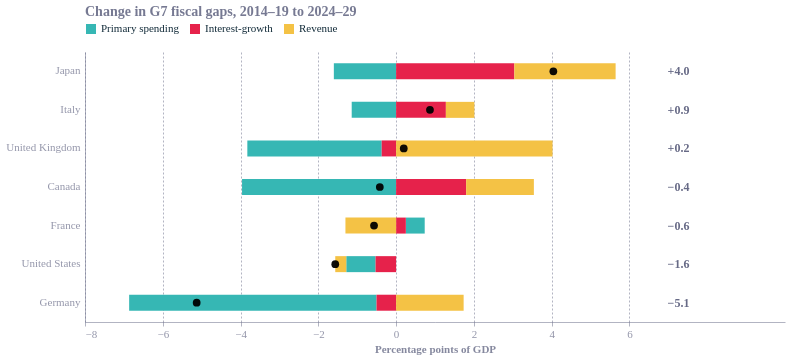

Notebook code for this chart:
### Code cell
d = dec.rename(columns={"revenue": "Revenue", "primary_spend": "Primary spending",
                        "snowball": "Interest-growth", "gap_change": "Total"})
comps = ["Primary spending", "Interest-growth", "Revenue"]
order = d.Total.sort_values(ascending=False).index.tolist()
longd = d.reset_index().melt(id_vars=["country", "Total"], value_vars=comps,
                             var_name="component", value_name="pp")
bars = alt.Chart(longd).mark_bar(height=16).encode(
    y=alt.Y("country:N", sort=order, title=None),
    x=alt.X("pp:Q", title="Percentage points of GDP",
            scale=alt.Scale(domain=[-7.5, 9]), axis=alt.Axis(values=list(range(-8, 7, 2)))),
    color=alt.Color("component:N", title=None, sort=comps,
                    legend=alt.Legend(orient="top", direction="horizontal")))
tot = d.reset_index()[["country", "Total"]]
dots = alt.Chart(tot).mark_point(filled=True, color="black", size=60).encode(
    y=alt.Y("country:N", sort=order), x="Total:Q")
lab = alt.Chart(tot).mark_text(align="left", fontSize=12, fontWeight="bold").encode(
    y=alt.Y("country:N", sort=order), x=alt.datum(6.8), text=alt.Text("Total:Q", format="+.1f"))
fig1 = (bars + dots + lab).properties(width=W, height=H,
        title="Change in G7 fiscal gaps, 2014–19 to 2024–29")
save(fig1, "g7_fig01_fiscal_gap_decomposition"); dump(dec, "g7_fig01_fiscal_gap_decomposition")
fig1

### Figure 1 — Vega-Lite specification as saved in the notebook (floating-point values rounded to 4 significant figures)
{"config": {"font": "Circular Std", "text": {"color": "#676A86", "align": "left", "baseline": "middle", "dx": 7, "dy": 0, "fontSize": 11}, "view": {"stroke": null, "continuousWidth": 400, "continuousHeight": 300, "discreteWidth": 400, "discreteHeight": 300}, "range": {"category": ["#36B7B4", "#E6224B", "#F4C245", "#0063AF", "#00A767", "#179FDB", "#EB5C2E"], "diverging": ["#E6224B", "#E54753", "#C9C9C9", "#179FDB", "#122B39"], "heatmap": ["#C9C9C9", "#179FDB", "#0063AF", "#122B39"], "ordinal": ["#00A767", "#36B7B4", "#179FDB", "#0063AF", "#243B5A"]}, "bar": {"color": "#179fdb"}, "line": {"color": "#e6224b"}, "rule": {"color": "#676A86"}, "area": {"opacity": 0.3}, "point": {"filled": true, "size": 80, "color": "#e6224b", "opacity": 0.95}, "geoshape": {"stroke": "white", "strokeWidth": 0.3}, "rect": {"fill": "#d6d4d4", "opacity": 0.3}, "axis": {"labelColor": "#676A86", "labelFontSize": 11, "labelFont": "Circular Std", "labelOpacity": 0.7, "tickColor": "#676A86", "tickOpacity": 0.5, "domainColor": "#676A86", "domainOpacity": 0.5, "gridColor": "#676A86", "gridDash": [2, 2], "gridOpacity": 0.5, "title": null, "titleColor": "#676A86", "titleOpacity": 0.8, "tickSize": 4}, "axisXDiscrete": {"grid": false, "labelAngle": 0, "tickCount": 10, "tickOpacity": 0.5, "title": null}, "axisYDiscrete": {"ticks": false, "labelPadding": 5}, "axisXTemporal": {"grid": false, "ticks": true}, "axisXQuantitative": {"grid": true}, "axisYQuantitative": {"gridColor": "#676A86", "gridDash": [1, 5], "gridOpacity": 0.5, "ticks": false, "labelPadding": 5, "tickCount": 8, "titleAngle": 0, "titleAlign": "left", "titleBaseline": "bottom", "titleX": 0, "titleY": -5}, "title": {"color": "#676A86E6", "subtitleColor": "#676A86", "font": "Circular Std", "subtitleFont": "Circular Std", "anchor": "start", "fontSize": 14, "subtitleFontSize": 12, "subtitlePadding": 4, "offset": 0, "frame": "group"}, "legend": {"titleColor": "#122b39", "title": null, "labelColor": "#122b39", "labelFontSize": 11}}, "layer": [{"data": {"name": "data-967dfd7c424f748bf86db520b7c07588"}, "mark": {"type": "bar", "height": 16}, "encoding": {"color": {"field": "component", "legend": {"direction": "horizontal", "orient": "top"}, "sort": ["Primary spending", "Interest-growth", "Revenue"], "title": null, "type": "nominal"}, "x": {"axis": {"values": [-8, -6, -4, -2, 0, 2, 4, 6]}, "field": "pp", "scale": {"domain": [-7.5, 9]}, "title": "Percentage points of GDP", "type": "quantitative"}, "y": {"field": "country", "sort": ["Japan", "Italy", "United Kingdom", "Canada", "France", "United States", "Germany"], "title": null, "type": "nominal"}}}, {"data": {"name": "data-a3864aa85db8f8a30243658e481be136"}, "mark": {"type": "point", "color": "black", "filled": true, "size": 60}, "encoding": {"x": {"field": "Total", "type": "quantitative"}, "y": {"field": "country", "sort": ["Japan", "Italy", "United Kingdom", "Canada", "France", "United States", "Germany"], "type": "nominal"}}}, {"data": {"name": "data-a3864aa85db8f8a30243658e481be136"}, "mark": {"type": "text", "align": "left", "fontSize": 12, "fontWeight": "bold"}, "encoding": {"text": {"field": "Total", "format": "+.1f", "type": "quantitative"}, "x": {"datum": 6.8}, "y": {"field": "country", "sort": ["Japan", "Italy", "United Kingdom", "Canada", "France", "United States", "Germany"], "type": "nominal"}}}], "height": 270, "title": "Change in G7 fiscal gaps, 2014–19 to 2024–29", "width": 700, "$schema": "https://vega.github.io/schema/vega-lite/v6.4.1.json", "datasets": {"data-967dfd7c424f748bf86db520b7c07588": [{"country": "Canada", "Total": -0.4192, "component": "Primary spending", "pp": -3.962}, {"country": "France", "Total": -0.5677, "component": "Primary spending", "pp": 0.485}, {"country": "Germany", "Total": -5.128, "component": "Primary spending", "pp": -6.361}, {"country": "Italy", "Total": 0.8706, "component": "Primary spending", "pp": -1.142}, {"country": "Japan", "Total": 4.043, "component": "Primary spending", "pp": -1.601}, {"country": "United Kingdom", "Total": 0.1967, "component": "Primary spending", "pp": -3.455}, {"country": "United States", "Total": -1.565, "component": "Primary spending", "pp": -0.7535}, {"country": "Canada", "Total": -0.4192, "component": "Interest-growth", "pp": 1.801}, {"country": "France", "Total": -0.5677, "component": "Interest-growth", "pp": 0.2503}, {"country": "Germany", "Total": -5.128, "component": "Interest-growth", "pp": -0.5039}, {"country": "Italy", "Total": 0.8706, "component": "Interest-growth", "pp": 1.28}, {"country": "Japan", "Total": 4.043, "component": "Interest-growth", "pp": 3.04}, {"country": "United Kingdom", "Total": 0.1967, "component": "Interest-growth", "pp": -0.3711}, {"country": "United States", "Total": -1.565, "component": "Interest-growth", "pp": -0.5283}, {"country": "Canada", "Total": -0.4192, "component": "Revenue", "pp": 1.741}, {"country": "France", "Total": -0.5677, "component": "Revenue", "pp": -1.303}, {"country": "Germany", "Total": -5.128, "component": "Revenue", "pp": 1.736}, {"country": "Italy", "Total": 0.8706, "component": "Revenue", "pp": 0.7328}, {"country": "Japan", "Total": 4.043, "component": "Revenue", "pp": 2.604}, {"country": "United Kingdom", "Total": 0.1967, "component": "Revenue", "pp": 4.022}, {"country": "United States", "Total": -1.565, "component": "Revenue", "pp": -0.283}], "data-a3864aa85db8f8a30243658e481be136": [{"country": "Canada", "Total": -0.4192}, {"country": "France", "Total": -0.5677}, {"country": "Germany", "Total": -5.128}, {"country": "Italy", "Total": 0.8706}, {"country": "Japan", "Total": 4.043}, {"country": "United Kingdom", "Total": 0.1967}, {"country": "United States", "Total": -1.565}]}}
